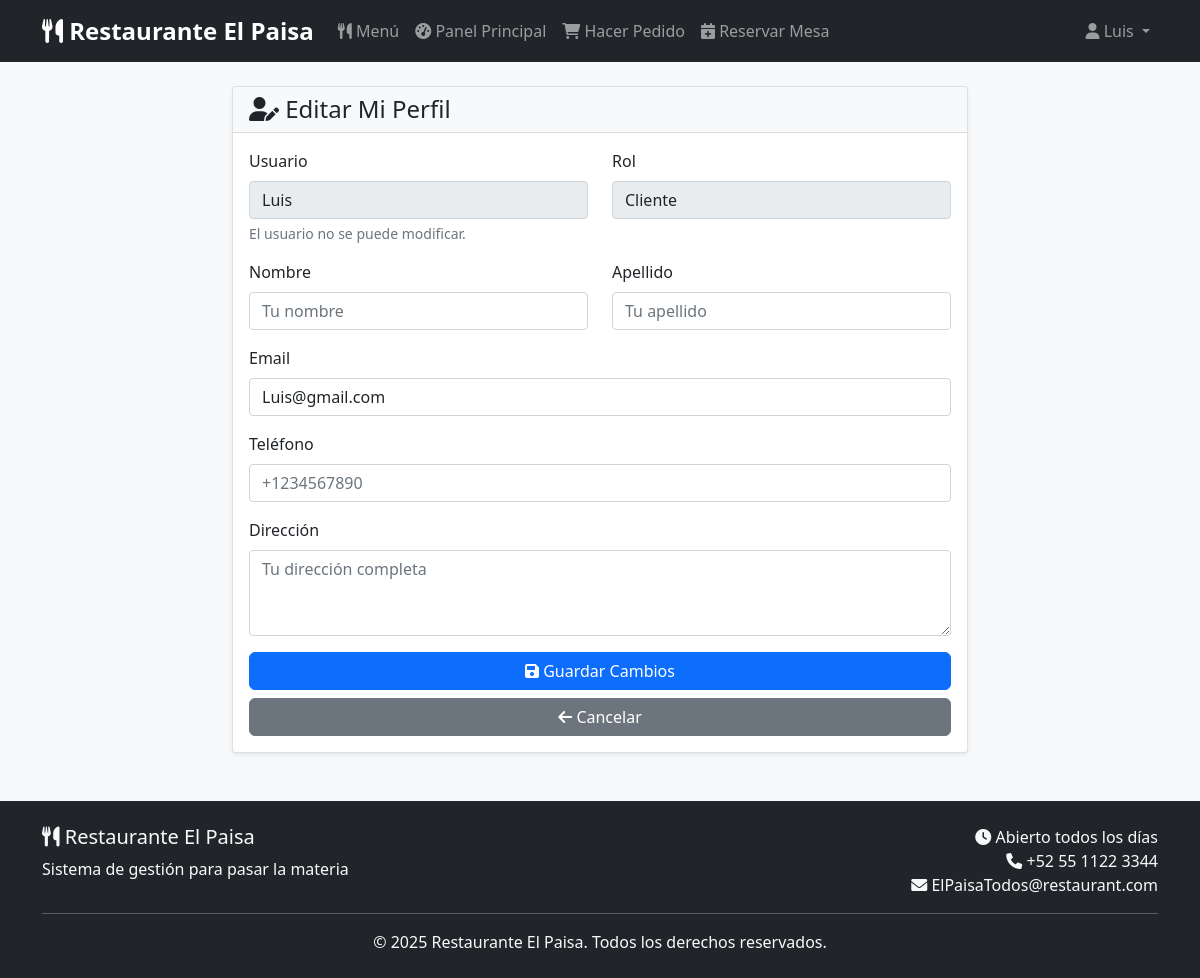
The app's page /cliente/editar-perfil/ (signed in) with its own data.
### core/models.py (models this page shows, shortened)
class Usuario(AbstractUser):
    ROLES = (
        ('cliente', 'Cliente'),
        ('personal', 'Personal'),
        ('admin', 'Administrador'),
    )
    rol = models.CharField(max_length=10, choices=ROLES, default='cliente')
    telefono = models.CharField(max_length=15, blank=True, null=True)
    direccion = models.TextField(blank=True, null=True)

### core/views.py (the view, shortened to what this page needs)
# urls.py: path('cliente/editar-perfil/', views.editar_perfil_cliente, name='editar_perfil_cliente'),
@login_required
def editar_perfil_cliente(request):
    return render(request, 'core/editar_perfil_cliente.html')

### core/templates/core/editar_perfil_cliente.html (shortened to what this page needs)
{% extends 'core/base.html' %}
{% block content %}
<div class="row justify-content-center">
    <div class="col-md-8">
        <div class="card">
            <div class="card-header">
                <h4 class="card-title mb-0">
                    <i class="fas fa-user-edit"></i> Editar Mi Perfil
                </h4>
            </div>
            <div class="card-body">
                <form method="post">
                    <div class="row">
                        <div class="col-md-6">
                            <div class="mb-3">
                                <label for="username" class="form-label">Usuario</label>
                                <input type="text" class="form-control" id="username" value="{{ user.username }}" readonly>
                                <div class="form-text">El usuario no se puede modificar.</div>
                            </div>
                        </div>
                        <div class="col-md-6">
                            <div class="mb-3">
                                <label for="rol" class="form-label">Rol</label>
                                <input type="text" class="form-control" id="rol" value="{{ user.get_rol_display }}" readonly>
                            </div>
                        </div>
                    </div>
                    <div class="row">
                        <div class="col-md-6">
                            <div class="mb-3">
                                <label for="first_name" class="form-label">Nombre</label>
                                <input type="text" class="form-control" id="first_name" name="first_name"
                                       value="{{ user.first_name|default:'' }}" placeholder="Tu nombre">
                            </div>
                        </div>
                        <div class="col-md-6">
                            <div class="mb-3">
                                <label for="last_name" class="form-label">Apellido</label>
                                <input type="text" class="form-control" id="last_name" name="last_name"
                                       value="{{ user.last_name|default:'' }}" placeholder="Tu apellido">
                            </div>
                        </div>
                    </div>
                    <div class="mb-3">
                        <label for="email" class="form-label">Email</label>
                        <input type="email" class="form-control" id="email" name="email"
                               value="{{ user.email|default:'' }}" placeholder="tu@email.com">
                    </div>
                    <div class="mb-3">
                        <label for="telefono" class="form-label">Teléfono</label>
                        <input type="text" class="form-control" id="telefono" name="telefono"
                               value="{{ user.telefono|default:'' }}" placeholder="+1234567890">
                    </div>
                    <div class="mb-3">
                        <label for="direccion" class="form-label">Dirección</label>
                        <textarea class="form-control" id="direccion" name="direccion"
                                  rows="3" placeholder="Tu dirección completa">{{ user.direccion|default:'' }}</textarea>
                    </div>
                    <div class="d-grid gap-2">
                        <button type="submit" class="btn btn-primary">
                            <i class="fas fa-save"></i> Guardar Cambios
                        </button>
                        <a href="{% url 'cliente_dashboard' %}" class="btn btn-secondary">
                            <i class="fas fa-arrow-left"></i> Cancelar
                        </a>
                    </div>
                </form>
            </div>
        </div>
    </div>
</div>
{% endblock %}

### core/templates/core/base.html (shortened to what this page needs)
<!DOCTYPE html>
<html lang="es">
<head>
    <link href="https://cdn.jsdelivr.net/npm/bootstrap@5.1.3/dist/css/bootstrap.min.css" rel="stylesheet">
    <link href="https://cdnjs.cloudflare.com/ajax/libs/font-awesome/6.0.0/css/all.min.css" rel="stylesheet">
    <link href="/static/core/css/style.css" rel="stylesheet">
</head>
<body>
    <nav class="navbar navbar-expand-lg navbar-dark bg-dark">
        <div class="container">
            <a class="navbar-brand" href="{% url 'index' %}">
                <i class="fas fa-utensils"></i> Restaurante El Paisa
            </a>
            <div class="collapse navbar-collapse" id="navbarNav">
                <ul class="navbar-nav me-auto">
                    <li class="nav-item">
                        <a class="nav-link" href="{% url 'menu' %}">
                            <i class="fas fa-utensils"></i> Menú
                        </a>
                    </li>
                    {% if user.is_authenticated %}
                        <li class="nav-item">
                            <a class="nav-link" href="{% url 'dashboard' %}">
                                <i class="fas fa-tachometer-alt"></i> Panel Principal
                            </a>
                        </li>
                        {% if user.rol == 'cliente' %}
                            <li class="nav-item">
                                <a class="nav-link" href="{% url 'hacer_pedido' %}">
                                    <i class="fas fa-shopping-cart"></i> Hacer Pedido
                                </a>
                            </li>
                            <li class="nav-item">
                                <a class="nav-link" href="{% url 'reservar_mesa' %}">
                                    <i class="fas fa-calendar-plus"></i> Reservar Mesa
                                </a>
                            </li>
                        {% endif %}
                    {% endif %}
                </ul>
                <ul class="navbar-nav">
                    {% if user.is_authenticated %}
                        <li class="nav-item dropdown">
                            <a class="nav-link dropdown-toggle" href="#" id="userDropdown" role="button" data-bs-toggle="dropdown">
                                <i class="fas fa-user"></i> {{ user.username }}
                            </a>
                        </li>
                    {% endif %}
                </ul>
            </div>
        </div>
    </nav>
    <main class="container mt-4">
        {% block content %}
        {% endblock %}
    </main>
    <footer class="bg-dark text-light mt-5 py-4">
        <div class="container">
            <div class="row">
                <div class="col-md-6">
                    <h5><i class="fas fa-utensils"></i> Restaurante El Paisa</h5>
                    <p class="mb-0">Sistema de gestión para pasar la materia</p>
                </div>
                <div class="col-md-6 text-md-end">
                    <p class="mb-0">
                        <i class="fas fa-clock"></i> Abierto todos los días<br>
                        <i class="fas fa-phone"></i> +52 55 1122  3344<br>
                        <i class="fas fa-envelope"></i> ElPaisaTodos@restaurant.com
                    </p>
                </div>
            </div>
            <hr class="my-3">
            <div class="text-center">
                <p class="mb-0">&copy; 2025 Restaurante El Paisa. Todos los derechos reservados.</p>
            </div>
        </div>
    </footer>
</body>
</html>

### core/static/core/css/style.css (style rules this page uses)
body { font-family: 'Segoe UI', Tahoma, Geneva, Verdana, sans-serif; background-color: #f8f9fa; min-height: 100vh; display: flex; flex-direction: column; }
main { flex: 1; }
.navbar-brand { font-weight: bold; font-size: 1.5rem; }
.navbar-nav .nav-link { font-weight: 500; padding: 0.5rem 1rem; border-radius: 0.375rem; transition: all 0.3s ease; }
.card { box-shadow: 0 0.125rem 0.25rem rgba(0, 0, 0, 0.075); border: 1px solid rgba(0, 0, 0, 0.125); transition: all 0.3s ease; }
.card-header { background-color: #f8f9fa; border-bottom: 1px solid rgba(0, 0, 0, 0.125); font-weight: 600; }
.btn { border-radius: 0.375rem; font-weight: 500; transition: all 0.3s ease; }
footer { margin-top: auto; }

### records on screen
Usuario: username "Luis", rol "Cliente", email "Luis@gmail.com"
